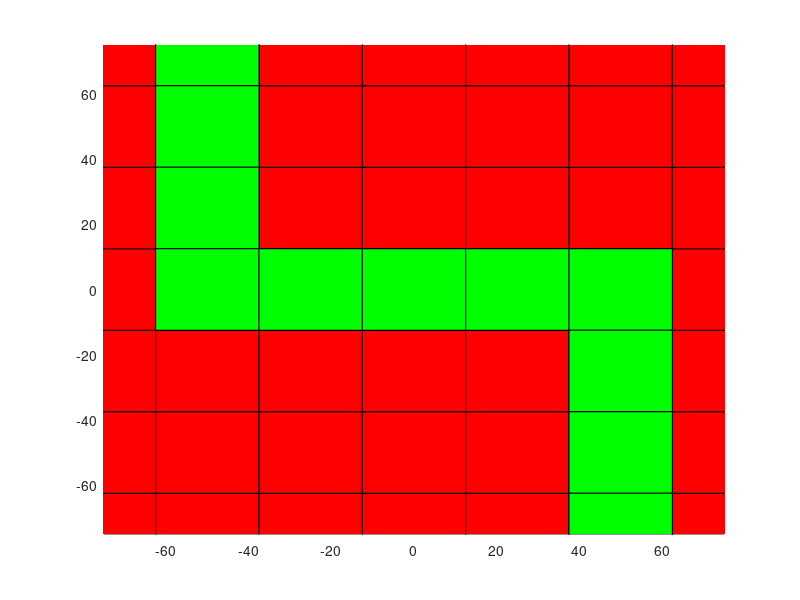

MATLAB code to generate this figure:
% global arena_size;
% global block_size;
% global arena;

%UNTITLED Summary of this function goes here
%   Detailed explanation goes here
arena_size = 75; %bigger arena makes things more interesting.
axis([-arena_size arena_size -arena_size arena_size]);  % create dummy arena
set(gca,'color','r');

block_size = 25;

x_coords = -arena_size:block_size:arena_size;
y_coords = -arena_size:block_size:arena_size;

arena = figure(1);

for i = 1:length(x_coords)
    for j = 1:length(y_coords)
        center = repmat([x_coords(i) y_coords(j)], 4, 1);
        delta = [-block_size/2 -block_size/2;...
            -block_size/2 block_size/2;...
            block_size/2 block_size/2;...
            block_size/2 -block_size/2];
        vert = delta + center; % x and y vertex coordinates
        fac = [1 2 3 4]; % vertices to connect to make square
        patch('Faces',fac,'Vertices',vert,'FaceColor','red')
    end
end

points = [-50 75;
    -50 50;
    -50 25;
    -50 0;
    -25 0;
    0 0;
    25 0;
    50 0;
    50 -25;
    50 -50;
    50 -75];
for i = 1:length(points)
    center = repmat(points(i, :), 4, 1);
    delta = [-block_size/2 -block_size/2;...
        -block_size/2 block_size/2;...
        block_size/2 block_size/2;...
        block_size/2 -block_size/2];
    vert = delta + center; % x and y vertex coordinates
    fac = [1 2 3 4]; % vertices to connect to make square
    patch('Faces',fac,'Vertices',vert,'FaceColor','green')
end


